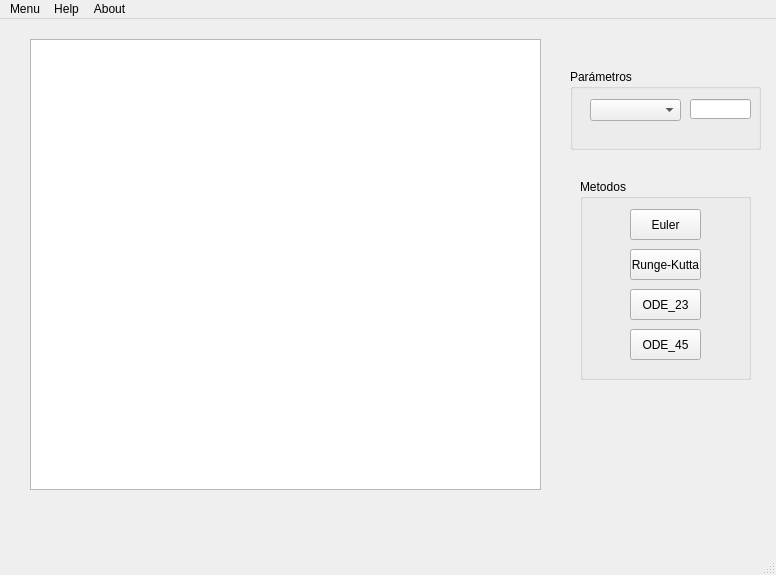
<ui version="4.0" >
 <class>MainWindow</class>
 <widget class="QMainWindow" name="MainWindow" >
  <property name="geometry" >
   <rect>
    <x>0</x>
    <y>0</y>
    <width>776</width>
    <height>575</height>
   </rect>
  </property>
  <property name="windowTitle" >
   <string>MainWindow</string>
  </property>
  <widget class="QWidget" name="centralwidget" >
   <widget class="QGroupBox" name="parametros" >
    <property name="geometry" >
     <rect>
      <x>570</x>
      <y>50</y>
      <width>191</width>
      <height>81</height>
     </rect>
    </property>
    <property name="title" >
     <string>Parámetros</string>
    </property>
    <widget class="QComboBox" name="listaParametros" >
     <property name="geometry" >
      <rect>
       <x>20</x>
       <y>30</y>
       <width>91</width>
       <height>22</height>
      </rect>
     </property>
    </widget>
    <widget class="QLineEdit" name="lineEdit" >
     <property name="geometry" >
      <rect>
       <x>120</x>
       <y>30</y>
       <width>61</width>
       <height>20</height>
      </rect>
     </property>
    </widget>
   </widget>
   <widget class="QGraphicsView" name="graphicsView" >
    <property name="geometry" >
     <rect>
      <x>30</x>
      <y>20</y>
      <width>511</width>
      <height>451</height>
     </rect>
    </property>
    <property name="renderHints" >
     <set>QPainter::Antialiasing|QPainter::TextAntialiasing</set>
    </property>
    <property name="dragMode" >
     <enum>QGraphicsView::RubberBandDrag</enum>
    </property>
   </widget>
   <widget class="QGroupBox" name="metodos" >
    <property name="geometry" >
     <rect>
      <x>580</x>
      <y>160</y>
      <width>171</width>
      <height>201</height>
     </rect>
    </property>
    <property name="title" >
     <string>Metodos</string>
    </property>
    <widget class="QPushButton" name="euler" >
     <property name="geometry" >
      <rect>
       <x>50</x>
       <y>30</y>
       <width>71</width>
       <height>31</height>
      </rect>
     </property>
     <property name="text" >
      <string>Euler</string>
     </property>
    </widget>
    <widget class="QPushButton" name="rungekutta" >
     <property name="geometry" >
      <rect>
       <x>50</x>
       <y>70</y>
       <width>71</width>
       <height>31</height>
      </rect>
     </property>
     <property name="text" >
      <string>Runge-Kutta</string>
     </property>
    </widget>
    <widget class="QPushButton" name="ode23" >
     <property name="geometry" >
      <rect>
       <x>50</x>
       <y>110</y>
       <width>71</width>
       <height>31</height>
      </rect>
     </property>
     <property name="text" >
      <string>ODE_23</string>
     </property>
    </widget>
    <widget class="QPushButton" name="ode45" >
     <property name="geometry" >
      <rect>
       <x>50</x>
       <y>150</y>
       <width>71</width>
       <height>31</height>
      </rect>
     </property>
     <property name="text" >
      <string>ODE_45</string>
     </property>
    </widget>
   </widget>
  </widget>
  <widget class="QMenuBar" name="menubar" >
   <property name="geometry" >
    <rect>
     <x>0</x>
     <y>0</y>
     <width>776</width>
     <height>22</height>
    </rect>
   </property>
   <widget class="QMenu" name="menuMenu" >
    <property name="title" >
     <string>Menu</string>
    </property>
    <addaction name="actionParametros" />
    <addaction name="actionCondiciones" />
   </widget>
   <widget class="QMenu" name="menuHelp" >
    <property name="title" >
     <string>Help</string>
    </property>
   </widget>
   <widget class="QMenu" name="menuAbout" >
    <property name="title" >
     <string>About</string>
    </property>
   </widget>
   <addaction name="menuMenu" />
   <addaction name="menuHelp" />
   <addaction name="menuAbout" />
  </widget>
  <widget class="QStatusBar" name="statusbar" />
  <action name="actionParametros" >
   <property name="text" >
    <string>Parametros</string>
   </property>
  </action>
  <action name="actionCondiciones" >
   <property name="text" >
    <string>Condiciones</string>
   </property>
  </action>
 </widget>
 <resources/>
 <connections/>
</ui>
